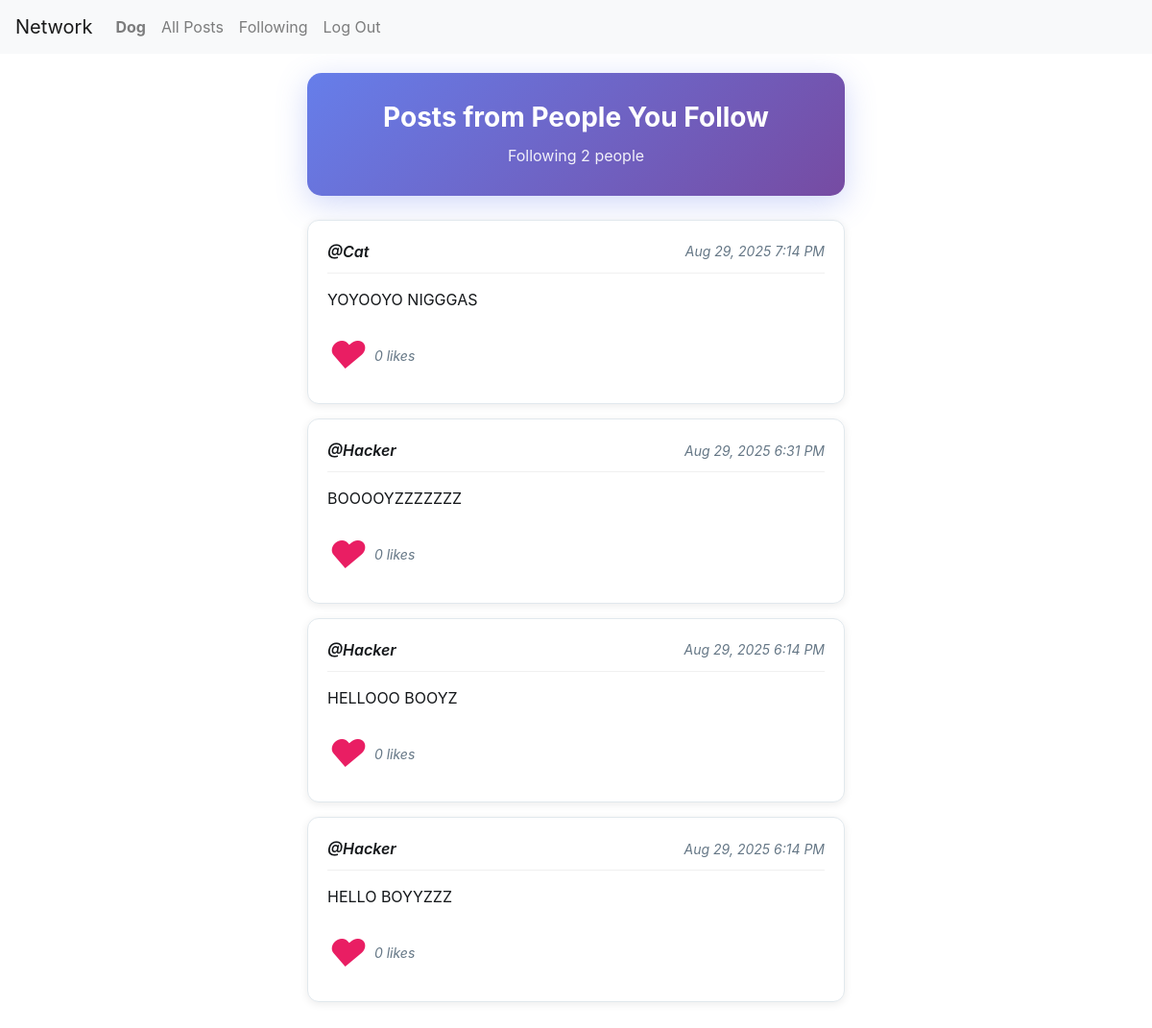
Before: /followings/ (signed in) with the older database file.
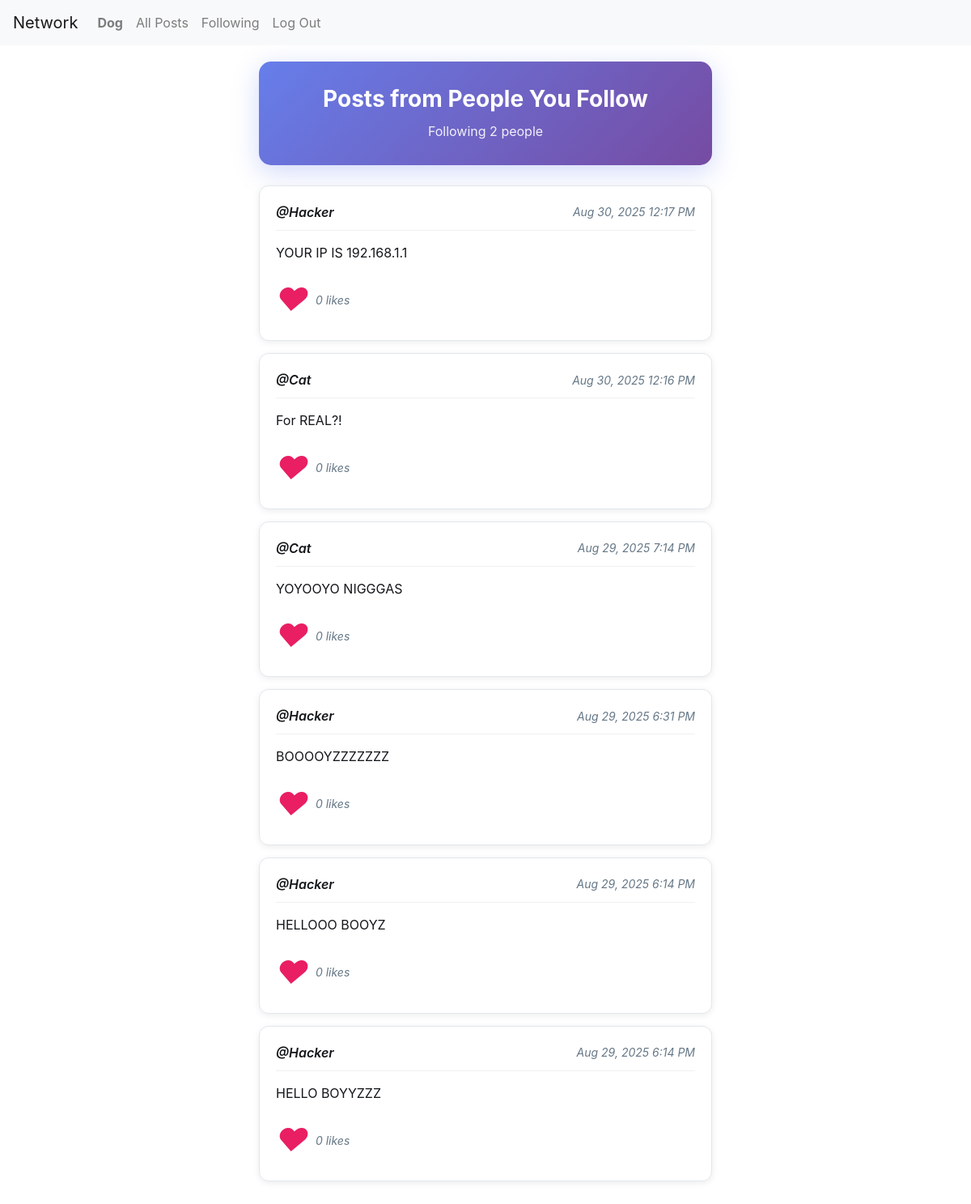
After: the same page with the newer database file.
### network/models.py (models this page shows, shortened)
class Post(models.Model):
    author = models.ForeignKey(User, on_delete=models.CASCADE, related_name="posts")
    content = models.TextField()
    created_at = models.DateTimeField(auto_now_add=True)
    updated_at = models.DateTimeField(auto_now=True)
    likes = models.ManyToManyField(User, related_name="liked_posts", blank=True, default=None)

class User(AbstractUser):
    followers = models.ManyToManyField("self", symmetrical=False, related_name="following_users", blank=True)
    following = models.ManyToManyField("self", symmetrical=False, related_name="followers_users", blank=True)

### network/views.py (the view)
# urls.py: path("followings/", views.following_posts, name="following"),
def following_posts(request):
    follow_user = request.user.following.all()
    posts = Post.objects.filter(author__in=follow_user).order_by('-created_at')
    paginator = Paginator(posts, 10)  # Show 10 posts per page
    page_number = request.GET.get("page")
    page_obj = paginator.get_page(page_number)
    return render(request, "network/following.html", {
        "user": request.user,
        "posts": page_obj,
        "page_obj": page_obj,
        "is_paginated": page_obj.has_other_pages(),
        "paginator": paginator,
    })

### network/templates/network/following.html (shortened to what this page needs)
{% extends "network/layout.html" %}
{% block body %}
<div class="following-container">
    <div class="following-header">
        <h2>Posts from People You Follow</h2>
        <p class="following-count">Following {{ user.following.count }} people</p>
    </div>
    {% if user.following.all %}
        <div class="following-posts">
            {% for post in posts %}
                <div class="post-card">
                    <div class="post-header">
                        <a href="{% url 'profile' post.author.username %}" class="post-author-link">
                                <div class="post-author">@{{ post.author.username }}</div>
                            </a>
                            <div class="post-timestamp">{{ post.created_at|date:"M d, Y g:i A" }}</div>
                        </div>
                        <div class="post-content">{{ post.content }}</div>
                        <div class="post-footer">
                            <div class="post-likes">
                                <i class="heart-icon" >♥</i>
                                {{ post.likes.count }} likes
                            </div>
                        </div>
                    </div>
                    {% endfor %}
        </div>
    {% endif %}
</div>
{% endblock %}

Changed rows visible on the page:
added Post: author.username "Hacker", created_at "Aug 30, 2025 12:17 PM", content "YOUR IP IS 192.168.1.1", likes.count "0"
added Post: author.username "Cat", created_at "Aug 30, 2025 12:16 PM", content "For REAL?!", likes.count "0"
